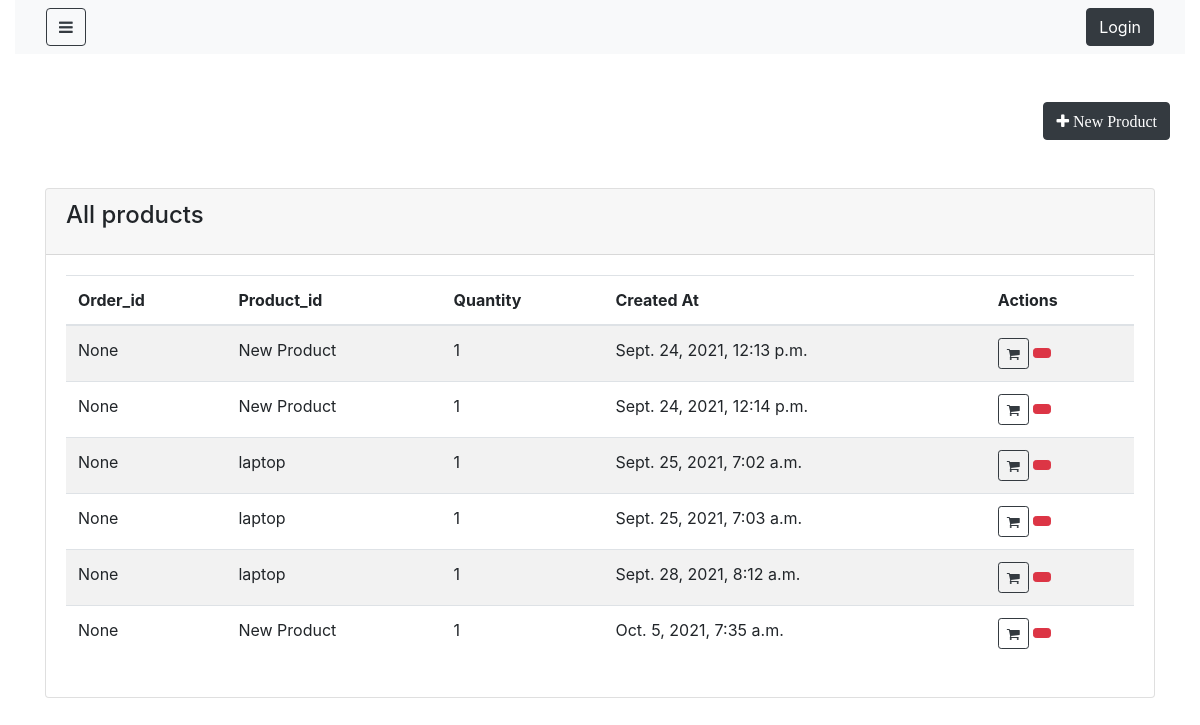
Before: /cart/ with the older database file.
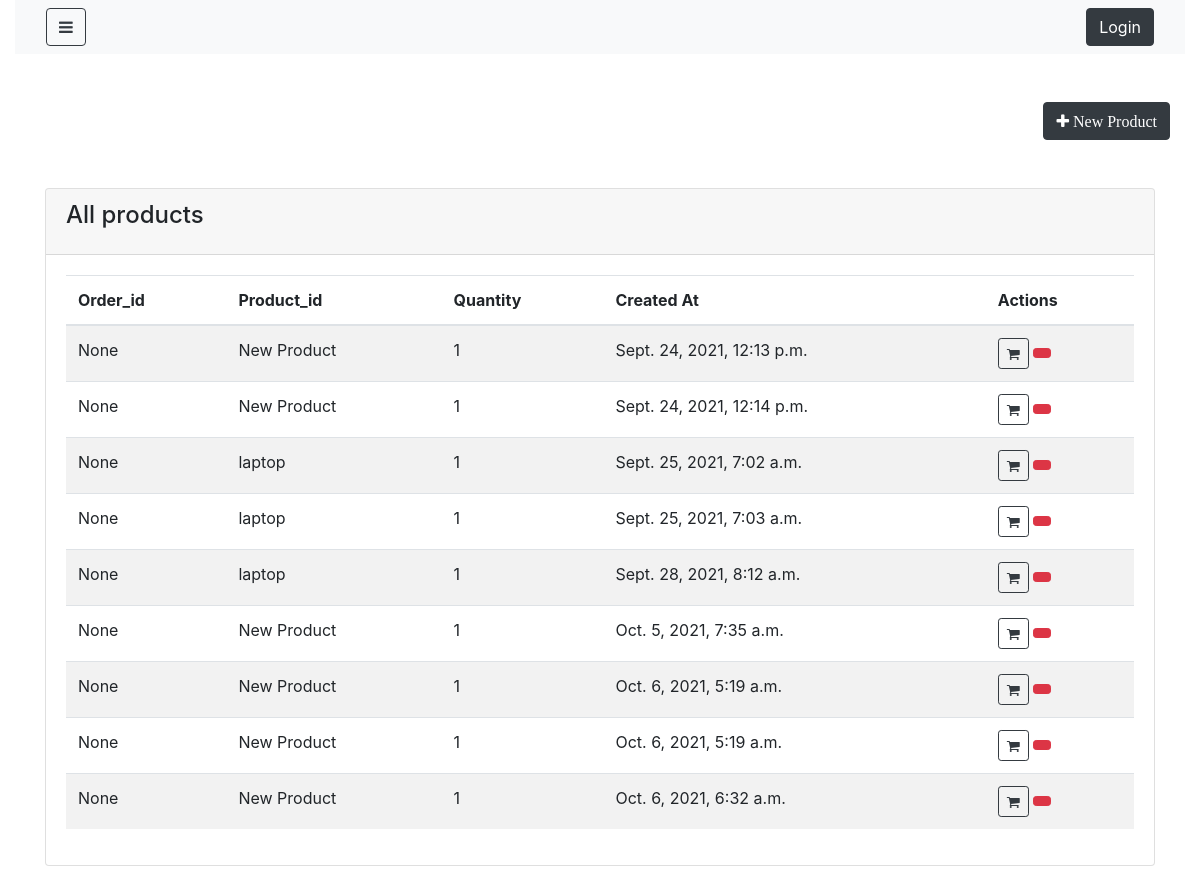
After: the same page with the newer database file.
### shop/models.py (models this page shows)
class Cart(models.Model):
    order_id= models.ForeignKey('order',on_delete=models.CASCADE,blank=True,null=True)
    product_id=models.ForeignKey('product',on_delete=models.CASCADE,blank=True,null=True)
    quantity=models.IntegerField(null= False, blank= False)
    created_at=models.DateTimeField(auto_now_add=True)
    updated_at= models.DateTimeField(auto_now_add=True)

class Product(models.Model):
    name=models.CharField(max_length=100, null=False, blank=False)
    cost=models.IntegerField(null= False, blank= False)
    quantity=models.IntegerField(null= False, blank= False)
    description=models.TextField(null=False, blank=False)
    image=models.FileField(upload_to='images')
    featured=models.BooleanField(default=False)
    status=models.CharField(max_length=100, null=False, blank=True, default='Unverified')
    category_id=models.ForeignKey('category',on_delete=models.CASCADE,blank=True,null=True)
    seller_id=models.ForeignKey('seller',on_delete=models.CASCADE,blank=True,null=True)
    created_at=models.DateTimeField(auto_now_add=True)
    updated_at= models.DateTimeField(auto_now_add=True)
    def __str__(self):
        return self.name

### shop/views.py (the view)
# urls.py: path('cart/', views.get_cart, name="cart"),
def get_cart(request):
    cart_items = Cart.objects.all()
    return render(request, 'shop/frontend/cart.html', {'cart': cart_items})

### shop/templates/shop/frontend/cart.html (shortened to what this page needs)
{% extends 'shop/admin/layouts/admin_master.html' %}
{% block content %}
<div class="container">
    <div class="row my-5">
        <a href="{% url 'add_cart' %}" class="btn btn-dark ml-auto" >
            <i class ="fa fa-plus" aria-hidden="true"> New Product </i>
        </a>
    </div>
    <div class="row justify-content-center my-5">
        <div class="col-lg-12">
            <div class="card">
                <div class="card-header">
                    <h4 class="card-title">All products</h4>
                </div>
                <div class="card-body">
                    <table class="table table-striped table-hover">
                        <thead>
                            <tr>
                                <th>Order_id</th>
                                <th>Product_id</th>
                                <th>Quantity</th>
                                <th>Created At</th>
                                <th>Actions</th>
                            </tr>
                        </thead>
                        <tbody>
                            {% for object in cart%}
                               <tr>
                                   <td>{{object.order_id}}</td>
                                   <td>{{object.product_id}}</td>
                                   <td>{{object.quantity}}</td>
                                   <td>{{object.created_at}}</td>
                                   <td>
                                    <a href="#"
                                      class="btn btn-outline-dark btn-sm">
                                     <i class="fa fa-shopping-cart" aria-hidden="true"></i>
                                   </a>
                                   <button onclick ="deleteWishlist('{{object.id}}')"
                                     class="btn btn-danger btn-sm">
                                   </button>
                                   </td>
                               </tr>
                            {% endfor %}
                        </tbody>
                    </table>
                </div>
            </div>
        </div>
    </div>
</div>
{% endblock %}

### shop/templates/shop/admin/layouts/admin_master.html (shortened to what this page needs)
<!DOCTYPE html>
{% load static %}
<html>
<head>
  <link rel="stylesheet" href="https://stackpath.bootstrapcdn.com/bootstrap/4.1.3/css/bootstrap.min.css"></head>
  <link rel="stylesheet" href="https://cdnjs.cloudflare.com/ajax/libs/font-awesome/4.7.0/css/font-awesome.min.css">
  <link rel="stylesheet" type="text/css" href="{% static 'style.css' %}">
</head>
<body>
  <div class="wrapper">
    <div id="content" class="container-fluid">
      {% include 'shop/admin/layouts/admin_nav.html' %}
      {% block content%}
      {% endblock content %}
    </div>
</div>
</body>
</html>

### shop/templates/shop/admin/layouts/admin_nav.html
<nav class="navbar navbar-expand-lg navbar-light bg-light">
    <div class="container-fluid">
        <button type="button" id="sidebarCollapse" class="btn btn-outline-dark">
            <i class="fa fa-bars"></i>
        </button>
        <div class="collapse navbar-collapse" id="navbarNav">
            <ul class="navbar-nav ml-auto">
                {% if user.is_authenticated %}
                    <li class="nav-item"><span class="btn btn-outline-dark border-0 mx-2"> Welcome {{ user.get_username }}</span></li>
                    <li><a class="btn btn-dark" href="{% url 'logout' %}?next={{request.path}}">Logout</a></li>
                {% else %}
                    <li class="nav-item"><a class="btn btn-dark" href="{% url 'login' %}?next={{request.path}}">Login</a></li>
                {% endif %}
            </ul>
        </div>
    </div>
</nav>

### ecommerce/static/style.css (style rules this page uses)
.wrapper { display: flex; width: 100%; align-items: stretch; }
a, a:hover, a:focus { color: inherit; text-decoration: none; transition: all 0.3s; }
.btn { transition-duration: 0.4s; }

Changed rows visible on the page:
added Cart: order_id "None", product_id "New Product", quantity "1", created_at "Oct. 6, 2021, 5:19 a.m."
added Cart: order_id "None", product_id "New Product", quantity "1", created_at "Oct. 6, 2021, 5:19 a.m."
added Cart: order_id "None", product_id "New Product", quantity "1", created_at "Oct. 6, 2021, 6:32 a.m."
